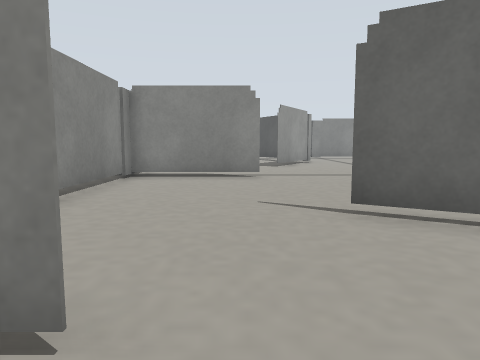
view 1 (above)

24 first-person views from a walk through a world built for the Gazebo simulator. The camera is 0.09 m above the floor, tilts 6° down and sees 70° across. The floor is counted in squares, 0.1 m on a side. Each view is taken from the middle of a square. On the plan, view 1 faces up. The plan holds only what a view shows up to about 12 squares ahead; the rest is blank.

view 2
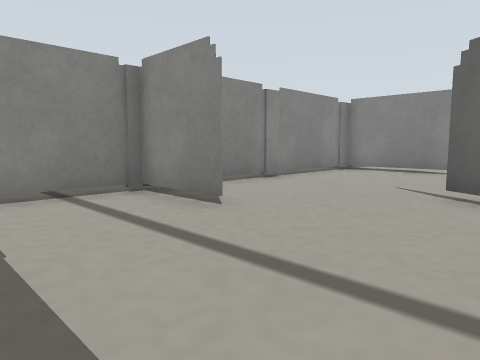

view 3
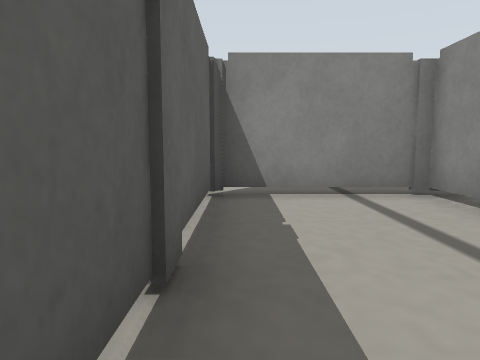

view 4
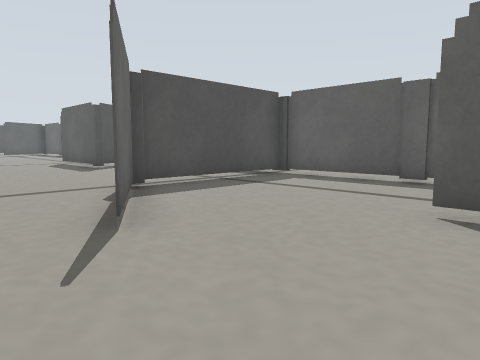

view 5
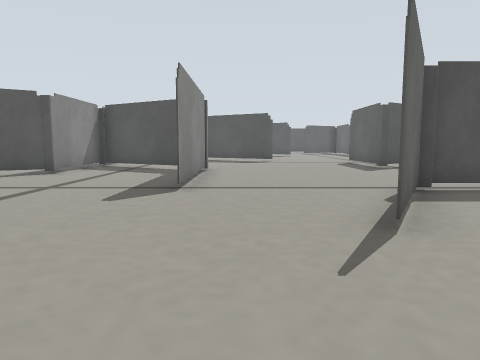

view 6
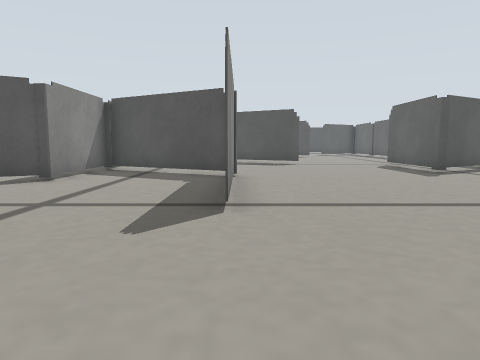

view 7
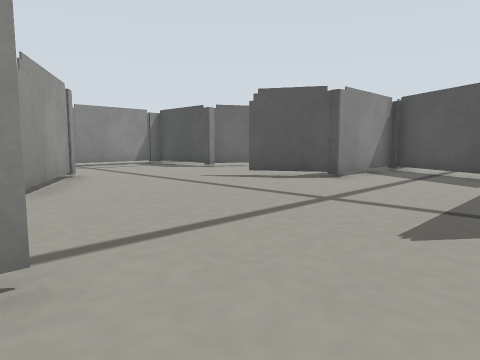

view 8
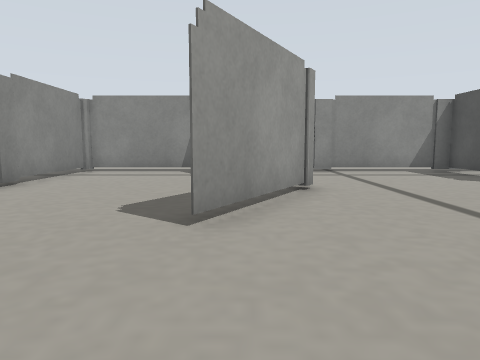

view 9
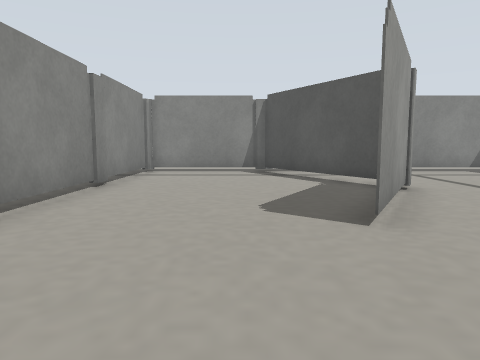

view 10
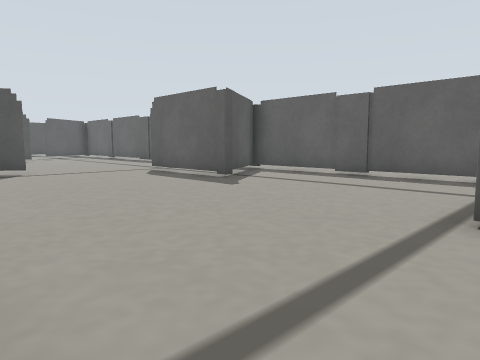

view 11
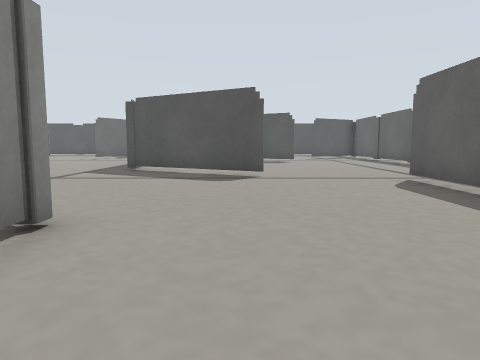

view 12
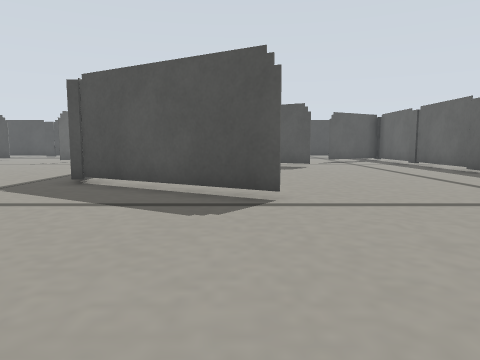

view 13
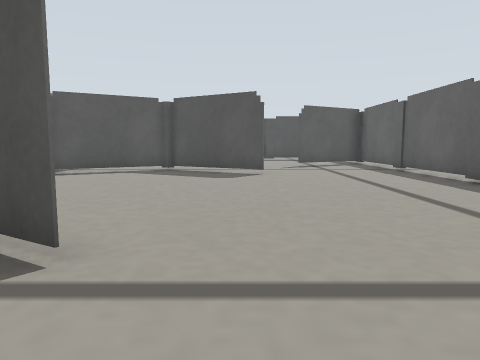

view 14
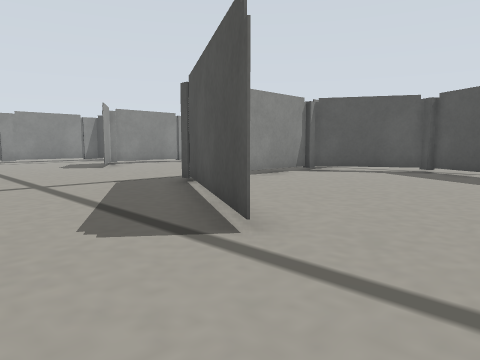

view 15
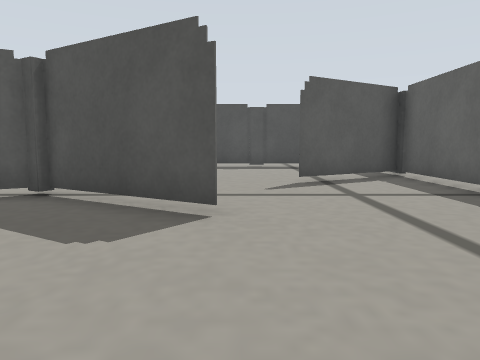

view 16
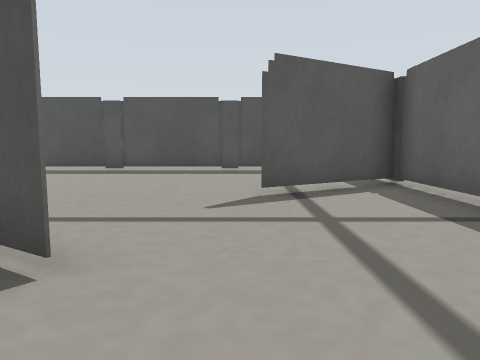

view 17
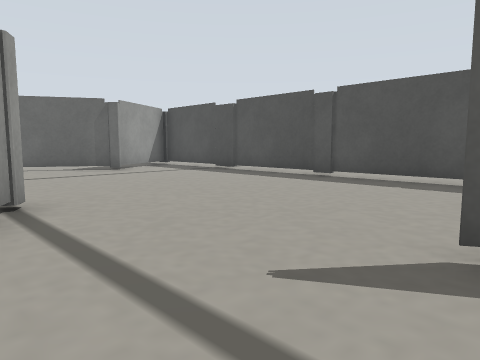

view 18
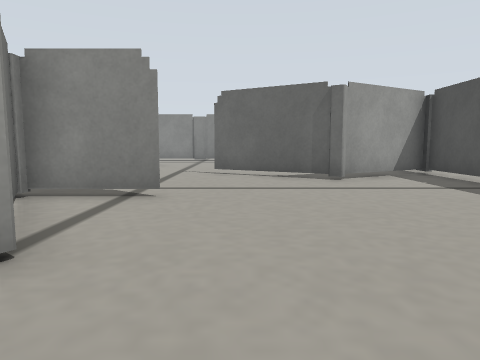

view 19
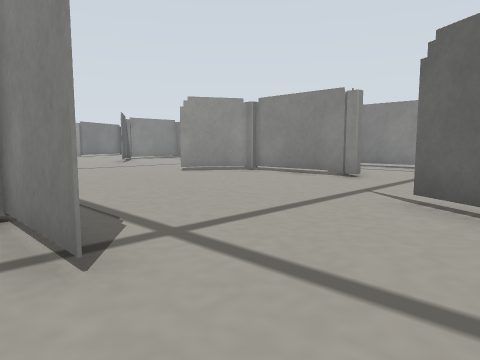

view 20
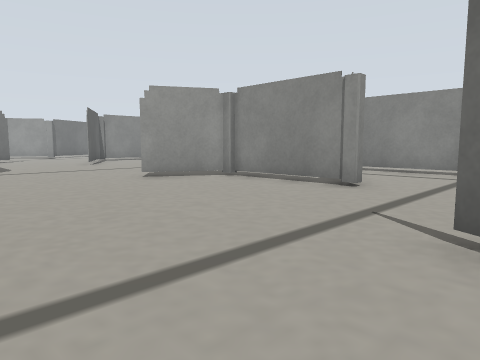

view 21
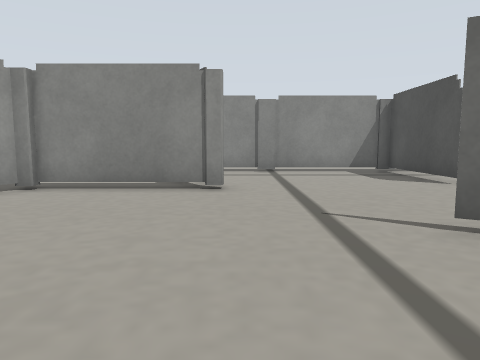

view 22
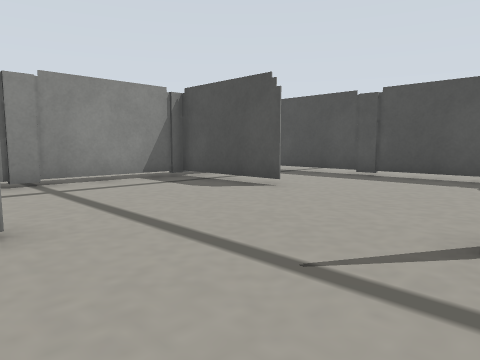

view 23
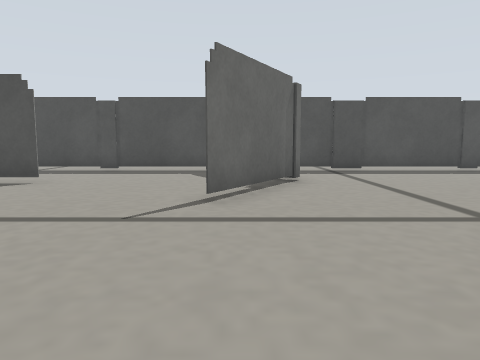

view 24
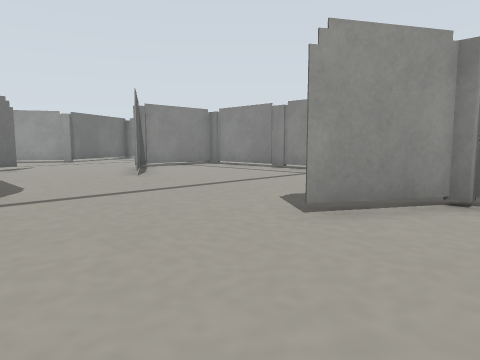

### Floor plan
Key: @ floor where view 1 was taken; # wall or solid block; . floor; T thing the floor can be seen under or through.
Columns run from 3 left of view 1 to 33 right of it. Each row starts with its distance up from view 1.
 22 #####  ######           #########
 21 #...#. .....#           #.......#.  #
 20 #...##......#   ...       ......#. .#
 19 #....#......   .....       .....#...#
 18 #....##.....  ......  .... .....#...#
 17 #.....#....  ##........TTTT.........#
 16 #.....#.......##......T ............#
 15 #....##...............T.............#
 14 #....#.....#........................#
 13  ..........#.................TTT..###
 12  ..........#####  .............T###.#
 11  ..............#. ..................#
 10  .............##....................#
  9 #TTT.........##......########.......#
  8 #............#......T#.....#........#
  7 #.......######......T......##.......#
  6 #..................TT.......#.......#
  5 #..................T........#.......#
  4 #....##....................##.......#
  3  .....###.................##........#
  2  .......#...........................#
  1 ###.....#.....TTTT..................#
  0 #..@....#.....TT..............##....#
 -1 #.......#......#     ..........#.
 -2 #.......#......#       ........#.
 -3 ################        #########

Where each view was taken, in squares from view 1:
view 1: 0 up, 0 right, facing up
view 2: 2 down, 3 right, facing up-left
view 3: 2 down, 3 right, facing left
view 4: 6 up, 2 left, facing down-right
view 5: 6 up, 2 left, facing right
view 6: 7 up, 0 right, facing right
view 7: 7 up, 0 right, facing up-right
view 8: 10 up, 2 right, facing up
view 9: 10 up, 0 right, facing up
view 10: 7 up, 4 right, facing down-right
view 11: 5 up, 6 right, facing right
view 12: 5 up, 10 right, facing right
view 13: 3 up, 13 right, facing right
view 14: 2 up, 13 right, facing up-right
view 15: 2 up, 19 right, facing right
view 16: 1 up, 21 right, facing right
view 17: 0 up, 24 right, facing up-right
view 18: 3 up, 27 right, facing up
view 19: 8 up, 28 right, facing up-left
view 20: 10 up, 27 right, facing up-left
view 21: 10 up, 24 right, facing up
view 22: 13 up, 23 right, facing up-right
view 23: 13 up, 21 right, facing right
view 24: 11 up, 21 right, facing up-left
